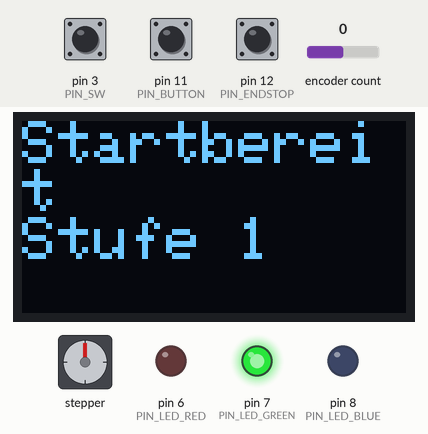
Simulated run of this sketch. Board: Arduino Uno, built with avr-gcc and run on an emulated ATmega328P. Shown: 128×64 one-colour display, stepper motor, output pins drawn as LEDs (lit = HIGH). The test bench sets the inputs (shaded band); at power-on: pin 3 (PIN_SW) HIGH, encoder count 0, pin 11 (PIN_BUTTON) HIGH, pin 12 (PIN_ENDSTOP) HIGH. The display library's start-up logo is not drawn; stepper angles assume 200 steps per turn.

Above: at 4.3 s.
4.4 s: pin 3 (PIN_SW) pulled LOW for 0.15 s
At 4.8 s:
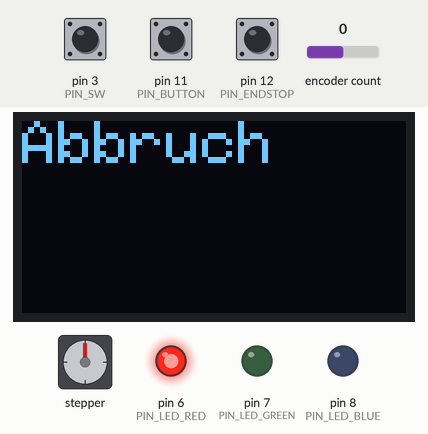
6.0 s: encoder count set to 4
At 7.2 s:
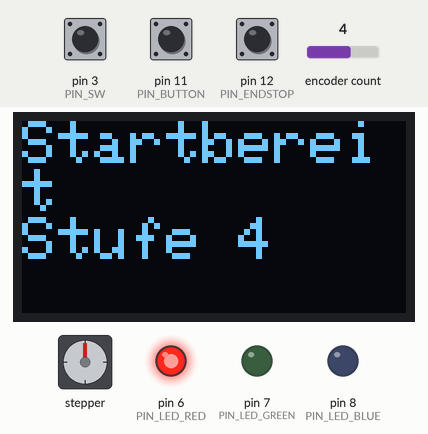
7.5 s: pin 11 (PIN_BUTTON) pulled LOW for 0.15 s
At 8.2 s:
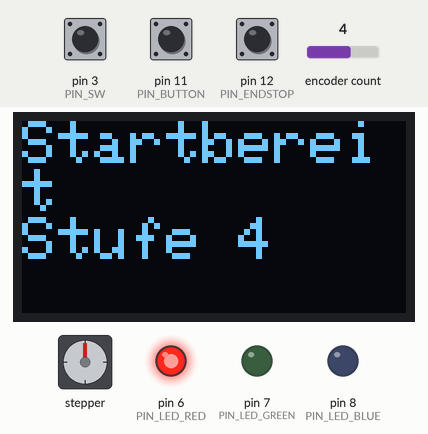
10.6 s: pin 12 (PIN_ENDSTOP) pulled LOW for 0.15 s
At 11.4 s:
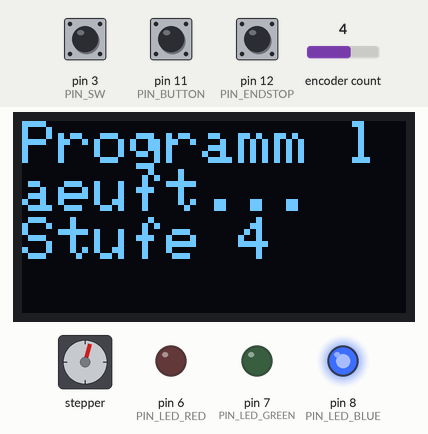
13.7 s: pin 3 (PIN_SW) pulled LOW for 1 s
At 15.0 s:
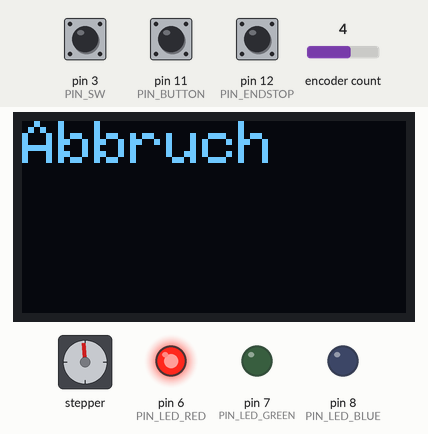
17.7 s: pin 11 (PIN_BUTTON) pulled LOW for 1 s
At 18.4 s:
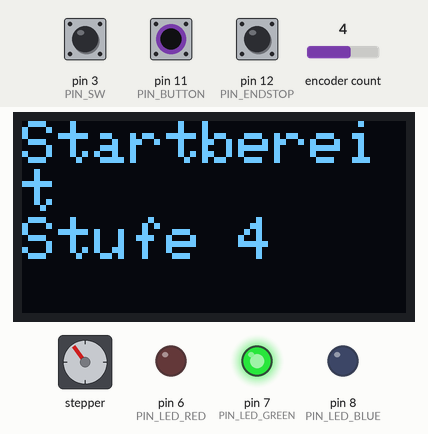
Timing chart, 0 to 69.2 s (numbered marks = the images above; inputs shaded):
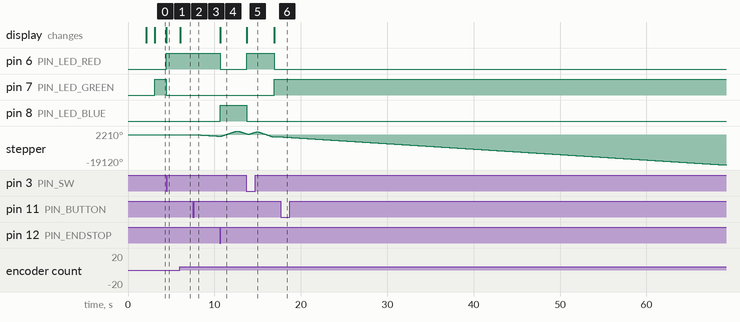

Measured:
- after the input at 4.4 s, pin 6 (PIN_LED_RED): LOW → HIGH at once; pin 7 (PIN_LED_GREEN): HIGH → LOW at once; the display: changes at once (image 1)
- after the input at 6.0 s, the display: changes at once (image 2)
- after the input at 7.5 s, stepper: keeps turning counter-clockwise at about 344°/s, starting after 0.06 s
- after the input at 10.6 s, pin 6 (PIN_LED_RED): HIGH → LOW after 0.08 s; pin 8 (PIN_LED_BLUE): LOW → HIGH after 0.08 s; the display: changes after 0.08 s (image 4)
- after the input at 13.7 s, pin 6 (PIN_LED_RED): LOW → HIGH at once, → LOW 3.2 s later; pin 7 (PIN_LED_GREEN): LOW → HIGH after 3.2 s; pin 8 (PIN_LED_BLUE): HIGH → LOW at once; the display: changes at once (image 5)
- after the input at 17.7 s, stepper: keeps turning counter-clockwise at about 343°/s, starting after 0.06 s

The sketch:

StepperOLEDEncoder.ino
```cpp
/**
 * @file StepperOLEDEncoder.ino
 * @brief Steuerung eines Schrittmotors mit OLED-Display, Encoder, Taster und Endschalter.
 *
 * Das Programm steuert einen Schrittmotor ueber einen Motortreiber.
 * Ueber einen Drehencoder kann eine Stufe von 1 bis 10 ausgewaehlt werden.
 * Die aktuelle Stufe und der Programmstatus werden auf einem OLED-Display angezeigt.
 *
 * Mit dem Starttaster wird zuerst eine Referenzfahrt ausgefuehrt.
 * Danach bewegt sich der Schlitten entsprechend der ausgewaehlten Stufe.
 *
 * Ein Endschalter dient zur Referenzierung.
 * Ein Encoder-Taster kann zum Abbrechen verwendet werden.
 */

#include "AccelStepper.h"
#include <Wire.h>
#include <Adafruit_GFX.h>
#include <Adafruit_SSD1306.h>
#include <Encoder.h>

/**
 * @brief Interface-Typ fuer den Schrittmotortreiber.
 *
 * Der Wert 1 steht bei AccelStepper fuer einen Treiber mit STEP- und DIR-Pin.
 */
#define MOTOR_INTERFACE_TYPE 1

/** @brief Breite des OLED-Displays in Pixeln. */
#define SCREEN_WIDTH 128

/** @brief Hoehe des OLED-Displays in Pixeln. */
#define SCREEN_HEIGHT 64

/** @brief Reset-Pin des OLED-Displays. -1 bedeutet, dass kein Reset-Pin verwendet wird. */
#define OLED_RESET -1

/** @brief I2C-Adresse des OLED-Displays. */
#define SCREEN_ADDRESS 0x3C

/** @brief Richtungspin des Schrittmotortreibers. */
#define PIN_STEP_DIR 4

/** @brief STEP-Pin des Schrittmotortreibers. */
#define PIN_STEP_STEP 5

/** @brief Pin der roten LED. */
#define PIN_LED_RED 6

/** @brief Pin der gruenen LED. */
#define PIN_LED_GREEN 7

/** @brief Pin der blauen LED. */
#define PIN_LED_BLUE 8

/** @brief Pin des Starttasters. */
#define PIN_BUTTON 11

/** @brief Pin des Endschalters fuer die Referenzfahrt. */
#define PIN_ENDSTOP 12

/** @brief CLK-Pin des Drehencoders. */
#define PIN_CLK 9

/** @brief DT-Pin des Drehencoders. */
#define PIN_DT 2

/** @brief SW-Pin des Encoder-Tasters. */
#define PIN_SW 3

/**
 * @brief Schrittmotor-Objekt.
 *
 * Das Objekt steuert den Schrittmotor ueber STEP und DIR.
 */
AccelStepper stepper(MOTOR_INTERFACE_TYPE, PIN_STEP_STEP, PIN_STEP_DIR);

/**
 * @brief OLED-Display-Objekt.
 *
 * Das Display wird ueber I2C mit der Wire-Bibliothek angesteuert.
 */
Adafruit_SSD1306 display(SCREEN_WIDTH, SCREEN_HEIGHT, &Wire, OLED_RESET);

/**
 * @brief Encoder-Objekt.
 *
 * Der Encoder wird verwendet, um die Betriebsstufe auszuwaehlen.
 */
Encoder encoder(PIN_DT, PIN_CLK);

/** @brief Aktueller Zustand des Starttasters. */
int buttonStatus = HIGH;

/** @brief Vorheriger Zustand des Starttasters. */
int lastButtonStatus = HIGH;

/** @brief Zeitpunkt der letzten Zustandsaenderung des Tasters. */
unsigned long lastDebounceTime = 0;

/** @brief Entprellzeit fuer Taster und Endschalter in Millisekunden. */
unsigned long debounceDelay = 50;

/** @brief Aktueller Zustand des Endschalters. */
int endstopStatus = HIGH;

/** @brief Vorheriger Zustand des Endschalters. */
int lastEndstopStatus = HIGH;

/** @brief Zeitpunkt der letzten Zustandsaenderung des Endschalters. */
unsigned long lastEndstopDebounceTime = 0;

/** @brief Aktuell ausgewaehlte Stufe. */
int stage = 1;

/**
 * @brief Geschwindigkeiten fuer die einzelnen Stufen.
 *
 * Index 0 wird fuer die Referenzfahrt bzw. Startwerte verwendet.
 * Die Stufen 1 bis 10 verwenden die Indizes 1 bis 10.
 */
int speeds[] = {
  1000,
  500,
  750,
  1000,
  1250,
  1500,
  1750,
  2000,
  2250,
  2500,
  1750
};

/**
 * @brief Beschleunigungswerte fuer die einzelnen Stufen.
 *
 * Index 0 wird fuer die Referenzfahrt bzw. Startwerte verwendet.
 * Die Stufen 1 bis 10 verwenden die Indizes 1 bis 10.
 */
int accelerations[] = {
  1000,
  6000,
  6000,
  6000,
  6000,
  6000,
  6000,
  6000,
  6000,
  6000,
  6000
};

/** @brief Alte Encoderposition zur Erkennung einer Aenderung. */
long oldPosition = -999;

/** @brief Sicherheitsweg nach der Referenzfahrt in Schritten. */
const int safeSteps = 70;

/** @brief Laenge der Fahrstrecke in Schritten. */
const int trackLength = 1750;

/**
 * @brief Texte fuer die Anzeige der Stufen.
 */
const char* stageMessages[] = {
  "Keine Stufe",
  "Stufe 1",
  "Stufe 2",
  "Stufe 3",
  "Stufe 4",
  "Stufe 5",
  "Stufe 6",
  "Stufe 7",
  "Stufe 8",
  "Stufe 9",
  "Stufe 10"
};

/**
 * @brief Allgemeine Statusmeldungen fuer das OLED-Display.
 */
const char* messages[] = {
  "Start...",
  "Startbereit",
  "Programm laeuft...",
  "Abbruch",
  ""
};

/**
 * @brief Initialisiert Hardware, Display, LEDs, Taster, Endschalter und Encoder.
 *
 * Diese Funktion wird beim Start des Arduino einmal ausgefuehrt.
 */
void setup() {
  stepper.setMaxSpeed(1000);
  stepper.setAcceleration(1000);

  pinMode(PIN_LED_RED, OUTPUT);
  pinMode(PIN_LED_GREEN, OUTPUT);
  pinMode(PIN_LED_BLUE, OUTPUT);

  pinMode(PIN_BUTTON, INPUT_PULLUP);
  pinMode(PIN_ENDSTOP, INPUT_PULLUP);
  pinMode(PIN_SW, INPUT_PULLUP);

  Serial.begin(9600);

  if (!display.begin(SSD1306_SWITCHCAPVCC, SCREEN_ADDRESS)) {
    Serial.println(F("SSD1306 allocation failed"));

    while (true) {
      // Programm bleibt hier stehen, falls das Display nicht gefunden wird.
    }
  }

  attachInterrupt(digitalPinToInterrupt(PIN_SW), handleInterrupt, CHANGE);

  display.display();
  delay(2000);

  display.setTextSize(2);
  display.setTextColor(SSD1306_WHITE);

  updateDisplay(messages[0], messages[4]);
  delay(1000);

  updateDisplay(messages[1], stageMessages[stage]);
  updateLEDs(false, true, false);
}

/**
 * @brief Hauptprogramm des Arduino.
 *
 * Die Funktion wird dauerhaft wiederholt.
 * Sie liest den Encoder, aktualisiert das Display und startet bei Tastendruck
 * die Referenzfahrt sowie die Demonstrationsfahrt.
 */
void loop() {
  long newPosition = encoder.read();

  if (newPosition != oldPosition) {
    stage = constrain(newPosition / 4, 1, 10);
    updateDisplay(messages[1], stageMessages[stage]);
    oldPosition = newPosition;
  }

  int buttonReading = digitalRead(PIN_BUTTON);

  if (buttonReading != lastButtonStatus) {
    lastDebounceTime = millis();
  }

  if ((millis() - lastDebounceTime) > debounceDelay) {
    if (buttonReading != buttonStatus) {
      buttonStatus = buttonReading;

      if (buttonStatus == LOW) {
        startProgram();
      }
    }
  }

  lastButtonStatus = buttonReading;
}

/**
 * @brief Startet den Ablauf aus Referenzfahrt und Bewegungsfahrt.
 *
 * Zuerst wird die Referenzfahrt ausgefuehrt.
 * Danach faehrt der Schlitten entsprechend der aktuell eingestellten Stufe.
 */
void startProgram() {
  stepper.setAcceleration(accelerations[0]);

  while (!findReference()) {
    stepper.setSpeed(-200);
    stepper.runSpeed();
  }

  int currentStage = stage;

  updateDisplay(messages[2], stageMessages[currentStage]);
  updateLEDs(false, false, true);

  for (int i = 0; i < 2; i++) {
    stepper.setMaxSpeed(speeds[currentStage]);
    stepper.setAcceleration(accelerations[currentStage]);

    if (i == 0) {
      stepper.move(trackLength + safeSteps);
    } else {
      stepper.move(trackLength);
    }

    while (stepper.distanceToGo() != 0) {
      stepper.run();
    }

    stepper.move(-trackLength);

    while (stepper.distanceToGo() != 0) {
      stepper.run();
    }
  }

  updateDisplay(messages[1], stageMessages[currentStage]);
  updateLEDs(false, true, false);
}

/**
 * @brief Aktualisiert die drei Status-LEDs.
 *
 * @param red Zustand der roten LED.
 * @param green Zustand der gruenen LED.
 * @param blue Zustand der blauen LED.
 */
void updateLEDs(bool red, bool green, bool blue) {
  digitalWrite(PIN_LED_RED, red ? HIGH : LOW);
  digitalWrite(PIN_LED_GREEN, green ? HIGH : LOW);
  digitalWrite(PIN_LED_BLUE, blue ? HIGH : LOW);
}

/**
 * @brief Aktualisiert den Text auf dem OLED-Display.
 *
 * @param line1 Erste Zeile auf dem Display.
 * @param line2 Zweite Zeile auf dem Display.
 */
void updateDisplay(const char* line1, const char* line2) {
  display.clearDisplay();
  display.setCursor(0, 0);

  display.println(line1);

  if (line2[0] != '\0') {
    display.println(line2);
  }

  display.display();
}

/**
 * @brief Fuehrt die Referenzfahrt aus und prueft den Endschalter.
 *
 * Der Motor faehrt so lange in Richtung Endschalter,
 * bis der Endschalter gedrueckt wird.
 *
 * @return true, wenn der Endschalter erreicht wurde.
 * @return false, wenn der Endschalter noch nicht erreicht wurde.
 */
bool findReference() {
  int endstopReading = digitalRead(PIN_ENDSTOP);

  if (endstopReading != lastEndstopStatus) {
    lastEndstopDebounceTime = millis();
  }

  if ((millis() - lastEndstopDebounceTime) > debounceDelay) {
    if (endstopReading != endstopStatus) {
      endstopStatus = endstopReading;

      if (endstopStatus == LOW) {
        stepper.stop();
        return true;
      }
    }
  }

  lastEndstopStatus = endstopReading;
  return false;
}

/**
 * @brief Interrupt-Funktion fuer den Encoder-Taster.
 *
 * Diese Funktion wird aufgerufen, wenn sich der Zustand des Encoder-Tasters aendert.
 * Der Motor wird gestoppt und eine Abbruchmeldung wird angezeigt.
 */
void handleInterrupt() {
  stepper.stop();
  updateDisplay(messages[3], messages[4]);
  updateLEDs(true, false, false);
}
```
